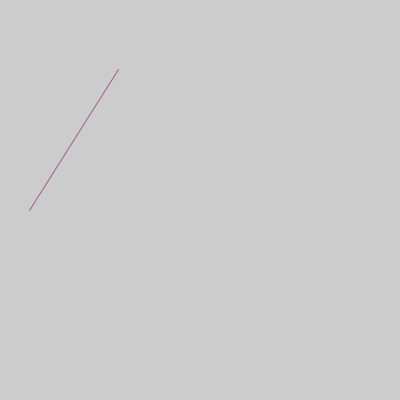
Frame 1 (no input)
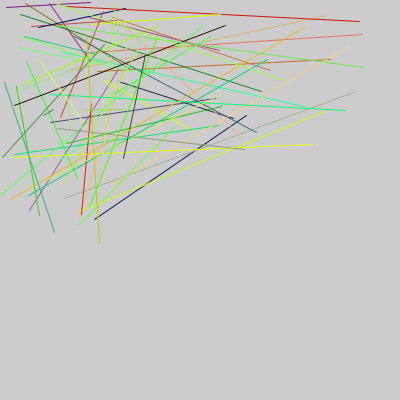
Frame 60 (the mouse pressed at the canvas centre just before this capture)
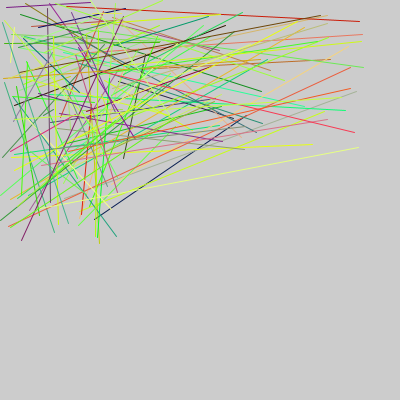
Frame 120 (the mouse held since frame 60 and released just before this capture)

The Processing sketch that drew these frames (run headless with seeded random() and noise(); from frame 60 on, the mouse is pressed at the canvas centre):

// Processing sketch: processing_65501
// ── processing_65501.pde

void setup()
{
  size(400,400);
  strokeWeight(1);
}
void draw()
{
  stroke(random(250),random(365),random(158));
  line(random(125),random(245),random(375),random(152));
}
